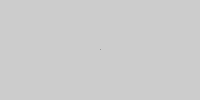
Frame 1 (no input)
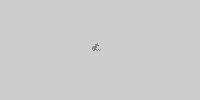
Frame 60 (the mouse pressed at the canvas centre just before this capture)
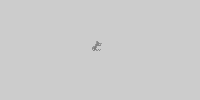
Frame 120 (the mouse held since frame 60 and released just before this capture)

The Processing sketch that drew these frames (run headless with seeded random() and noise(); from frame 60 on, the mouse is pressed at the canvas centre):

// Processing sketch: random_walker
// ── random_walker.pde
float x;
float y;
float shade;

void setup() {
  size(200, 100);

  //start in middle of screen
  x = width/2;
  y = height/2;
  shade = 128;
}

void draw() {

  //randomly move the point
  x = x + random(-1, 1);
  y = y + random(-1, 1);

  //wrap left and right
  if (x < 0) {
    x = width;
  }
  if (x > width) {
    x = 0;
  }

  //wrap top and bottom
  if (y < 0) {
    y = height;
  }
  if (y > height) {
    y = 0;
  }

  //randomly change the color
  shade = shade + random(-1, 1);

  //don't let the color go outside the bounds
  if (shade < 0) {
    shade = 0;
  }
  if (shade > 255) {
    shade = 255;
  }

  //set the color
  stroke(shade);

  //draw the point
  point(x, y);
}
